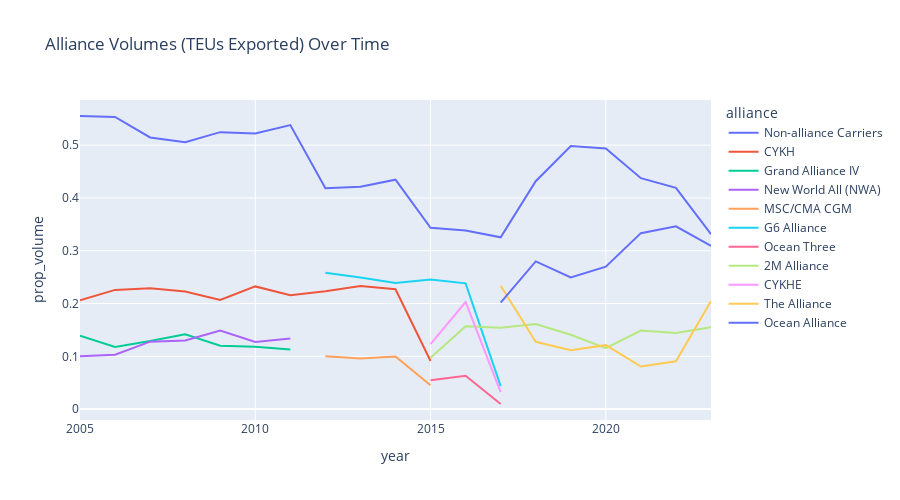

Notebook code for this chart:
### Markdown cell above
## Exploratory Analysis

From publically available documents, we know which carriers are in which alliances over time [timeline graphic]. While much as been written in industry media on the presumed impacts of these alliances, many questions remain unanswered. [lit review?]

### Alliance Volumes Through Time

First, it is worthwhile to inspect the volumes carried by alliance members over time.

### Code cell
df = (
    exports_lf
    #group by alliance and year
    .group_by('alliance', 'year')
    .agg(pl.col('teus').sum())
    #get proportion 
    .with_columns((pl.col('teus')/pl.col('teus').sum().over('year')).alias('prop_volume'))
    .sort(by='year')
    .collect()
)

#plot
fig = px.line(
    df, x='year', y='prop_volume',
    color='alliance',
    title='Alliance Volumes (TEUs Exported) Over Time',
    width=900,
    height=500
    )

fig.show()

### Figure 1 — Plotly figure (JSON) as saved in the notebook; plotly's stock layout.template omitted (floating-point values rounded to 4 significant figures)
{"data": [{"hovertemplate": "alliance=Non-alliance Carriers<br>year=%{x}<br>prop_volume=%{y}<extra></extra>", "legendgroup": "Non-alliance Carriers", "line": {"color": "#636efa", "dash": "solid"}, "marker": {"symbol": "circle"}, "mode": "lines", "name": "Non-alliance Carriers", "orientation": "v", "showlegend": true, "type": "scatter", "x": [2005, 2006, 2007, 2008, 2009, 2010, 2011, 2012, 2013, 2014, 2015, 2016, 2017, 2018, 2019, 2020, 2021, 2022, 2023], "xaxis": "x", "y": [0.5552, 0.5534, 0.5146, 0.5057, 0.5246, 0.5222, 0.5381, 0.4182, 0.4213, 0.4346, 0.3435, 0.3385, 0.3255, 0.4317, 0.4983, 0.4937, 0.4374, 0.4191, 0.3313], "yaxis": "y"}, {"hovertemplate": "alliance=CYKH<br>year=%{x}<br>prop_volume=%{y}<extra></extra>", "legendgroup": "CYKH", "line": {"color": "#EF553B", "dash": "solid"}, "marker": {"symbol": "circle"}, "mode": "lines", "name": "CYKH", "orientation": "v", "showlegend": true, "type": "scatter", "x": [2005, 2006, 2007, 2008, 2009, 2010, 2011, 2012, 2013, 2014, 2015], "xaxis": "x", "y": [0.2059, 0.2258, 0.2288, 0.2227, 0.2066, 0.2324, 0.2155, 0.2232, 0.2334, 0.2269, 0.09104], "yaxis": "y"}, {"hovertemplate": "alliance=Grand Alliance IV<br>year=%{x}<br>prop_volume=%{y}<extra></extra>", "legendgroup": "Grand Alliance IV", "line": {"color": "#00cc96", "dash": "solid"}, "marker": {"symbol": "circle"}, "mode": "lines", "name": "Grand Alliance IV", "orientation": "v", "showlegend": true, "type": "scatter", "x": [2005, 2006, 2007, 2008, 2009, 2010, 2011], "xaxis": "x", "y": [0.139, 0.1178, 0.1288, 0.1416, 0.1199, 0.1183, 0.1128], "yaxis": "y"}, {"hovertemplate": "alliance=New World All (NWA)<br>year=%{x}<br>prop_volume=%{y}<extra></extra>", "legendgroup": "New World All (NWA)", "line": {"color": "#ab63fa", "dash": "solid"}, "marker": {"symbol": "circle"}, "mode": "lines", "name": "New World All (NWA)", "orientation": "v", "showlegend": true, "type": "scatter", "x": [2005, 2006, 2007, 2008, 2009, 2010, 2011], "xaxis": "x", "y": [0.0999, 0.103, 0.1277, 0.13, 0.149, 0.1271, 0.1336], "yaxis": "y"}, {"hovertemplate": "alliance=MSC/CMA CGM<br>year=%{x}<br>prop_volume=%{y}<extra></extra>", "legendgroup": "MSC/CMA CGM", "line": {"color": "#FFA15A", "dash": "solid"}, "marker": {"symbol": "circle"}, "mode": "lines", "name": "MSC/CMA CGM", "orientation": "v", "showlegend": true, "type": "scatter", "x": [2012, 2013, 2014, 2015], "xaxis": "x", "y": [0.1001, 0.09589, 0.09966, 0.04503], "yaxis": "y"}, {"hovertemplate": "alliance=G6 Alliance<br>year=%{x}<br>prop_volume=%{y}<extra></extra>", "legendgroup": "G6 Alliance", "line": {"color": "#19d3f3", "dash": "solid"}, "marker": {"symbol": "circle"}, "mode": "lines", "name": "G6 Alliance", "orientation": "v", "showlegend": true, "type": "scatter", "x": [2012, 2013, 2014, 2015, 2016, 2017], "xaxis": "x", "y": [0.2585, 0.2495, 0.2388, 0.2453, 0.2382, 0.04354], "yaxis": "y"}, {"hovertemplate": "alliance=Ocean Three<br>year=%{x}<br>prop_volume=%{y}<extra></extra>", "legendgroup": "Ocean Three", "line": {"color": "#FF6692", "dash": "solid"}, "marker": {"symbol": "circle"}, "mode": "lines", "name": "Ocean Three", "orientation": "v", "showlegend": true, "type": "scatter", "x": [2015, 2016, 2017], "xaxis": "x", "y": [0.05471, 0.06327, 0.009653], "yaxis": "y"}, {"hovertemplate": "alliance=2M Alliance<br>year=%{x}<br>prop_volume=%{y}<extra></extra>", "legendgroup": "2M Alliance", "line": {"color": "#B6E880", "dash": "solid"}, "marker": {"symbol": "circle"}, "mode": "lines", "name": "2M Alliance", "orientation": "v", "showlegend": true, "type": "scatter", "x": [2015, 2016, 2017, 2018, 2019, 2020, 2021, 2022, 2023], "xaxis": "x", "y": [0.09715, 0.1571, 0.1539, 0.1611, 0.1409, 0.1154, 0.1487, 0.1444, 0.155], "yaxis": "y"}, {"hovertemplate": "alliance=CYKHE<br>year=%{x}<br>prop_volume=%{y}<extra></extra>", "legendgroup": "CYKHE", "line": {"color": "#FF97FF", "dash": "solid"}, "marker": {"symbol": "circle"}, "mode": "lines", "name": "CYKHE", "orientation": "v", "showlegend": true, "type": "scatter", "x": [2015, 2016, 2017], "xaxis": "x", "y": [0.1233, 0.2029, 0.03212], "yaxis": "y"}, {"hovertemplate": "alliance=The Alliance<br>year=%{x}<br>prop_volume=%{y}<extra></extra>", "legendgroup": "The Alliance", "line": {"color": "#FECB52", "dash": "solid"}, "marker": {"symbol": "circle"}, "mode": "lines", "name": "The Alliance", "orientation": "v", "showlegend": true, "type": "scatter", "x": [2017, 2018, 2019, 2020, 2021, 2022, 2023], "xaxis": "x", "y": [0.2338, 0.1275, 0.1116, 0.1211, 0.08059, 0.09048, 0.2046], "yaxis": "y"}, {"hovertemplate": "alliance=Ocean Alliance<br>year=%{x}<br>prop_volume=%{y}<extra></extra>", "legendgroup": "Ocean Alliance", "line": {"color": "#636efa", "dash": "solid"}, "marker": {"symbol": "circle"}, "mode": "lines", "name": "Ocean Alliance", "orientation": "v", "showlegend": true, "type": "scatter", "x": [2017, 2018, 2019, 2020, 2021, 2022, 2023], "xaxis": "x", "y": [0.2015, 0.2797, 0.2493, 0.2698, 0.3333, 0.3461, 0.3091], "yaxis": "y"}], "layout": {"height": 500, "legend": {"title": {"text": "alliance"}, "tracegroupgap": 0}, "title": {"text": "Alliance Volumes (TEUs Exported) Over Time"}, "width": 900, "xaxis": {"anchor": "y", "domain": [0, 1], "title": {"text": "year"}}, "yaxis": {"anchor": "x", "domain": [0, 1], "title": {"text": "prop_volume"}}}}
